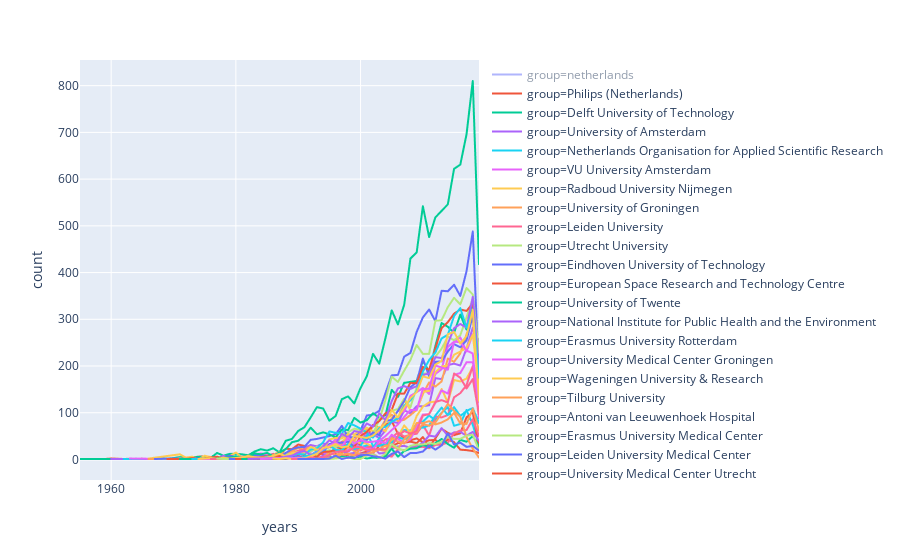

The code cell stored with this chart in its notebook:
### Code cell
px.line(seed, x="years", y="count", color="group")

### Figure 1 — Plotly figure (JSON) as saved in the notebook; plotly's stock layout.template omitted (floating-point values rounded to 4 significant figures)
{"data": [{"hoverlabel": {"namelength": 0}, "hovertemplate": "group=netherlands<br>years=%{x}<br>count=%{y}", "legendgroup": "group=netherlands", "line": {"color": "#636efa", "dash": "solid"}, "mode": "lines", "name": "group=netherlands", "showlegend": true, "type": "scattergl", "uid": "184b3399-b4db-443e-9f38-a27b0a30d16a", "visible": "legendonly", "x": [1934, 1935, 1938, 1939, 1944, 1947, 1948, 1949, 1950, 1951, 1952, 1953, 1954, 1955, 1956, 1957, 1958, 1959, 1960, 1961, 1962, 1963, 1964, 1965, 1966, 1967, 1968, 1969, 1970, 1971, 1972, 1973, 1974, 1975, 1976, 1977, 1978, 1979, 1980, 1981, 1982, 1983, 1984, 1985, 1986, 1987, 1988, 1989, 1990, 1991, 1992, 1993, 1994, 1995, 1996, 1997, 1998, 1999, 2000, 2001, 2002, 2003, 2004, 2005, 2006, 2007, 2008, 2009, 2010, 2011, 2012, 2013, 2014, 2015, 2016, 2017, 2018, 2019], "xaxis": "x", "y": [1, 1, 3, 1, 1, 2, 3, 2, 2, 3, 6, 2, 2, 5, 3, 4, 8, 9, 8, 5, 8, 11, 14, 11, 10, 18, 10, 10, 22, 45, 38, 47, 31, 54, 72, 79, 74, 86, 98, 105, 98, 161, 180, 169, 230, 215, 298, 398, 455, 528, 691, 809, 954, 1026, 1122, 1198, 1393, 1383, 1510, 1667, 1775, 1841, 2127, 2576, 2692, 2960, 3254, 3468, 4042, 3981, 4421, 4923, 5085, 5362, 5483, 5973, 6631, 3397], "yaxis": "y"}, {"hoverlabel": {"namelength": 0}, "hovertemplate": "group=Philips (Netherlands)<br>years=%{x}<br>count=%{y}", "legendgroup": "group=Philips (Netherlands)", "line": {"color": "#EF553B", "dash": "solid"}, "mode": "lines", "name": "group=Philips (Netherlands)", "showlegend": true, "type": "scattergl", "uid": "c3546eba-bbf9-414b-ba1f-13351a523fa1", "x": [1955, 1959, 1960, 1962, 1965, 1966, 1968, 1970, 1971, 1972, 1973, 1974, 1975, 1976, 1977, 1978, 1979, 1980, 1981, 1982, 1983, 1984, 1985, 1986, 1987, 1988, 1989, 1990, 1991, 1992, 1993, 1994, 1995, 1996, 1997, 1998, 1999, 2000, 2001, 2002, 2003, 2004, 2005, 2006, 2007, 2008, 2009, 2010, 2011, 2012, 2013, 2014, 2015, 2016, 2017, 2018, 2019], "xaxis": "x", "y": [1, 1, 2, 1, 2, 1, 1, 2, 2, 3, 4, 6, 7, 3, 5, 3, 1, 3, 1, 7, 4, 7, 7, 12, 9, 23, 22, 32, 29, 21, 20, 24, 26, 27, 23, 31, 36, 31, 46, 74, 67, 74, 82, 55, 47, 41, 45, 37, 41, 42, 30, 43, 37, 21, 20, 18, 14], "yaxis": "y"}, {"hoverlabel": {"namelength": 0}, "hovertemplate": "group=Delft University of Technology<br>years=%{x}<br>count=%{y}", "legendgroup": "group=Delft University of Technology", "line": {"color": "#00cc96", "dash": "solid"}, "mode": "lines", "name": "group=Delft University of Technology", "showlegend": true, "type": "scattergl", "uid": "ba9016b2-e857-432b-ab4b-a9f6544b75a2", "x": [1955, 1956, 1958, 1963, 1964, 1965, 1967, 1969, 1970, 1971, 1972, 1973, 1975, 1976, 1977, 1978, 1979, 1980, 1981, 1982, 1983, 1984, 1985, 1986, 1987, 1988, 1989, 1990, 1991, 1992, 1993, 1994, 1995, 1996, 1997, 1998, 1999, 2000, 2001, 2002, 2003, 2004, 2005, 2006, 2007, 2008, 2009, 2010, 2011, 2012, 2013, 2014, 2015, 2016, 2017, 2018, 2019], "xaxis": "x", "y": [1, 1, 1, 1, 2, 1, 1, 2, 3, 5, 3, 5, 6, 4, 14, 8, 12, 12, 11, 9, 17, 22, 19, 24, 15, 40, 44, 61, 69, 90, 112, 109, 83, 93, 129, 135, 120, 153, 178, 226, 205, 260, 319, 289, 331, 430, 443, 542, 476, 518, 532, 546, 622, 631, 696, 810, 418], "yaxis": "y"}, {"hoverlabel": {"namelength": 0}, "hovertemplate": "group=University of Amsterdam<br>years=%{x}<br>count=%{y}", "legendgroup": "group=University of Amsterdam", "line": {"color": "#ab63fa", "dash": "solid"}, "mode": "lines", "name": "group=University of Amsterdam", "showlegend": true, "type": "scattergl", "uid": "9f55255d-ecea-4095-946d-c7f1b7b10321", "x": [1960, 1968, 1970, 1973, 1974, 1975, 1976, 1977, 1978, 1979, 1980, 1981, 1982, 1983, 1984, 1985, 1986, 1987, 1988, 1989, 1990, 1991, 1992, 1993, 1994, 1995, 1996, 1997, 1998, 1999, 2000, 2001, 2002, 2003, 2004, 2005, 2006, 2007, 2008, 2009, 2010, 2011, 2012, 2013, 2014, 2015, 2016, 2017, 2018, 2019], "xaxis": "x", "y": [1, 1, 2, 1, 1, 1, 5, 2, 8, 3, 3, 4, 5, 4, 6, 8, 11, 12, 10, 16, 8, 25, 31, 28, 35, 28, 43, 51, 45, 28, 38, 57, 54, 46, 62, 81, 78, 105, 99, 114, 114, 116, 174, 172, 202, 205, 201, 238, 282, 253], "yaxis": "y"}, {"hoverlabel": {"namelength": 0}, "hovertemplate": "group=Netherlands Organisation for Applied Scientific Research<br>years=%{x}<br>count=%{y}", "legendgroup": "group=Netherlands Organisation for Applied Scientific Research", "line": {"color": "#19d3f3", "dash": "solid"}, "mode": "lines", "name": "group=Netherlands Organisation for Applied Scientific Research", "showlegend": true, "type": "scattergl", "uid": "67074706-e483-4467-9487-d88ec859453d", "x": [1962, 1964, 1967, 1971, 1974, 1975, 1978, 1979, 1980, 1981, 1982, 1983, 1984, 1985, 1986, 1987, 1988, 1989, 1990, 1991, 1992, 1993, 1994, 1995, 1996, 1997, 1998, 1999, 2000, 2001, 2002, 2003, 2004, 2005, 2006, 2007, 2008, 2009, 2010, 2011, 2012, 2013, 2014, 2015, 2016, 2017, 2018, 2019], "xaxis": "x", "y": [1, 1, 2, 2, 1, 1, 1, 1, 1, 6, 1, 2, 6, 2, 9, 3, 7, 4, 6, 7, 9, 18, 19, 10, 28, 27, 33, 18, 26, 30, 25, 46, 33, 48, 48, 63, 62, 75, 81, 94, 84, 100, 112, 72, 76, 106, 74, 31], "yaxis": "y"}, {"hoverlabel": {"namelength": 0}, "hovertemplate": "group=VU University Amsterdam<br>years=%{x}<br>count=%{y}", "legendgroup": "group=VU University Amsterdam", "line": {"color": "#e763fa", "dash": "solid"}, "mode": "lines", "name": "group=VU University Amsterdam", "showlegend": true, "type": "scattergl", "uid": "422ecc96-be6d-40d8-9695-d7e5c14ad378", "x": [1963, 1971, 1975, 1977, 1978, 1979, 1980, 1981, 1982, 1983, 1984, 1985, 1986, 1987, 1988, 1989, 1990, 1991, 1992, 1993, 1994, 1995, 1996, 1997, 1998, 1999, 2000, 2001, 2002, 2003, 2004, 2005, 2006, 2007, 2008, 2009, 2010, 2011, 2012, 2013, 2014, 2015, 2016, 2017, 2018, 2019], "xaxis": "x", "y": [2, 1, 1, 2, 2, 4, 2, 6, 6, 10, 13, 11, 7, 13, 12, 11, 14, 16, 16, 27, 25, 30, 43, 30, 45, 47, 56, 53, 48, 58, 64, 86, 104, 102, 136, 144, 153, 140, 183, 193, 241, 252, 261, 231, 268, 192], "yaxis": "y"}, {"hoverlabel": {"namelength": 0}, "hovertemplate": "group=Radboud University Nijmegen<br>years=%{x}<br>count=%{y}", "legendgroup": "group=Radboud University Nijmegen", "line": {"color": "#FECB52", "dash": "solid"}, "mode": "lines", "name": "group=Radboud University Nijmegen", "showlegend": true, "type": "scattergl", "uid": "4d8dedf1-8423-46ef-ac6c-d017d941b7e2", "x": [1966, 1971, 1972, 1973, 1974, 1975, 1976, 1977, 1978, 1979, 1980, 1981, 1982, 1983, 1984, 1985, 1986, 1987, 1988, 1989, 1990, 1991, 1992, 1993, 1994, 1995, 1996, 1997, 1998, 1999, 2000, 2001, 2002, 2003, 2004, 2005, 2006, 2007, 2008, 2009, 2010, 2011, 2012, 2013, 2014, 2015, 2016, 2017, 2018, 2019], "xaxis": "x", "y": [2, 11, 4, 6, 1, 8, 5, 1, 3, 7, 15, 4, 5, 4, 10, 4, 10, 14, 6, 17, 16, 15, 18, 22, 29, 32, 26, 37, 51, 38, 35, 34, 27, 31, 28, 42, 48, 73, 57, 93, 113, 122, 124, 151, 122, 170, 167, 173, 198, 95], "yaxis": "y"}, {"hoverlabel": {"namelength": 0}, "hovertemplate": "group=University of Groningen<br>years=%{x}<br>count=%{y}", "legendgroup": "group=University of Groningen", "line": {"color": "#FFA15A", "dash": "solid"}, "mode": "lines", "name": "group=University of Groningen", "showlegend": true, "type": "scattergl", "uid": "bf9a0c75-7f0e-4cc9-9656-8736abb4070c", "x": [1966, 1967, 1970, 1971, 1972, 1973, 1974, 1975, 1976, 1977, 1978, 1979, 1980, 1981, 1982, 1983, 1984, 1985, 1986, 1987, 1988, 1989, 1990, 1991, 1992, 1993, 1994, 1995, 1996, 1997, 1998, 1999, 2000, 2001, 2002, 2003, 2004, 2005, 2006, 2007, 2008, 2009, 2010, 2011, 2012, 2013, 2014, 2015, 2016, 2017, 2018, 2019], "xaxis": "x", "y": [1, 1, 1, 3, 1, 1, 1, 2, 1, 2, 4, 1, 3, 4, 8, 8, 4, 8, 10, 16, 12, 18, 25, 21, 27, 22, 29, 26, 38, 31, 48, 40, 58, 63, 61, 62, 85, 96, 82, 85, 95, 106, 140, 165, 156, 167, 216, 209, 227, 268, 304, 123], "yaxis": "y"}, {"hoverlabel": {"namelength": 0}, "hovertemplate": "group=Leiden University<br>years=%{x}<br>count=%{y}", "legendgroup": "group=Leiden University", "line": {"color": "#FF6692", "dash": "solid"}, "mode": "lines", "name": "group=Leiden University", "showlegend": true, "type": "scattergl", "uid": "e516d763-283e-4bcc-a6ca-79a4ee19f53a", "x": [1967, 1968, 1970, 1971, 1973, 1974, 1975, 1976, 1978, 1979, 1981, 1982, 1984, 1985, 1986, 1987, 1988, 1989, 1990, 1991, 1992, 1993, 1994, 1995, 1996, 1997, 1998, 1999, 2000, 2001, 2002, 2003, 2004, 2005, 2006, 2007, 2008, 2009, 2010, 2011, 2012, 2013, 2014, 2015, 2016, 2017, 2018, 2019], "xaxis": "x", "y": [1, 1, 1, 1, 2, 1, 1, 1, 1, 4, 6, 1, 6, 3, 4, 6, 9, 13, 19, 21, 21, 23, 26, 29, 29, 38, 28, 22, 19, 26, 28, 32, 43, 46, 58, 49, 53, 55, 74, 51, 92, 90, 95, 133, 142, 159, 200, 88], "yaxis": "y"}, {"hoverlabel": {"namelength": 0}, "hovertemplate": "group=Utrecht University<br>years=%{x}<br>count=%{y}", "legendgroup": "group=Utrecht University", "line": {"color": "#B6E880", "dash": "solid"}, "mode": "lines", "name": "group=Utrecht University", "showlegend": true, "type": "scattergl", "uid": "e4942b5d-ab19-432a-9493-2a992e9b205e", "x": [1967, 1973, 1975, 1976, 1977, 1978, 1979, 1980, 1981, 1983, 1984, 1985, 1986, 1987, 1988, 1989, 1990, 1991, 1992, 1993, 1994, 1995, 1996, 1997, 1998, 1999, 2000, 2001, 2002, 2003, 2004, 2005, 2006, 2007, 2008, 2009, 2010, 2011, 2012, 2013, 2014, 2015, 2016, 2017, 2018, 2019], "xaxis": "x", "y": [1, 1, 3, 1, 2, 2, 6, 1, 5, 7, 5, 5, 8, 6, 10, 13, 15, 14, 17, 27, 28, 29, 27, 52, 58, 66, 63, 61, 73, 86, 88, 104, 108, 130, 112, 154, 184, 184, 220, 237, 263, 255, 266, 304, 345, 199], "yaxis": "y"}, {"hoverlabel": {"namelength": 0}, "hovertemplate": "group=Eindhoven University of Technology<br>years=%{x}<br>count=%{y}", "legendgroup": "group=Eindhoven University of Technology", "line": {"color": "#636efa", "dash": "solid"}, "mode": "lines", "name": "group=Eindhoven University of Technology", "showlegend": true, "type": "scattergl", "uid": "b72454a3-ff74-4a56-ad1e-c80983217763", "x": [1967, 1970, 1972, 1973, 1975, 1976, 1977, 1978, 1979, 1980, 1981, 1982, 1983, 1984, 1985, 1986, 1987, 1988, 1989, 1990, 1991, 1992, 1993, 1994, 1995, 1996, 1997, 1998, 1999, 2000, 2001, 2002, 2003, 2004, 2005, 2006, 2007, 2008, 2009, 2010, 2011, 2012, 2013, 2014, 2015, 2016, 2017, 2018, 2019], "xaxis": "x", "y": [1, 2, 1, 3, 2, 3, 1, 3, 8, 6, 5, 6, 9, 8, 7, 8, 5, 14, 22, 26, 27, 42, 44, 47, 50, 54, 72, 47, 48, 62, 94, 96, 104, 142, 180, 181, 220, 228, 273, 304, 321, 296, 361, 360, 374, 350, 403, 488, 179], "yaxis": "y"}, {"hoverlabel": {"namelength": 0}, "hovertemplate": "group=European Space Research and Technology Centre<br>years=%{x}<br>count=%{y}", "legendgroup": "group=European Space Research and Technology Centre", "line": {"color": "#EF553B", "dash": "solid"}, "mode": "lines", "name": "group=European Space Research and Technology Centre", "showlegend": true, "type": "scattergl", "uid": "b14882c6-9850-4030-bf15-dbf76e8fe975", "x": [1969, 1972, 1973, 1974, 1976, 1977, 1978, 1979, 1980, 1981, 1982, 1983, 1984, 1985, 1986, 1987, 1988, 1989, 1990, 1991, 1992, 1993, 1994, 1995, 1996, 1997, 1998, 1999, 2000, 2001, 2002, 2003, 2004, 2005, 2006, 2007, 2008, 2009, 2010, 2011, 2012, 2013, 2014, 2015, 2016, 2017, 2018, 2019], "xaxis": "x", "y": [1, 1, 3, 1, 4, 6, 2, 1, 6, 1, 3, 4, 5, 7, 6, 7, 7, 6, 7, 6, 10, 12, 12, 12, 12, 8, 10, 12, 13, 17, 14, 29, 32, 28, 35, 36, 38, 35, 48, 27, 45, 66, 57, 52, 56, 90, 101, 25], "yaxis": "y"}, {"hoverlabel": {"namelength": 0}, "hovertemplate": "group=University of Twente<br>years=%{x}<br>count=%{y}", "legendgroup": "group=University of Twente", "line": {"color": "#00cc96", "dash": "solid"}, "mode": "lines", "name": "group=University of Twente", "showlegend": true, "type": "scattergl", "uid": "6f9aec05-a6d1-4afa-a0ec-7d7c2d38737c", "x": [1971, 1973, 1975, 1976, 1977, 1978, 1979, 1980, 1981, 1982, 1983, 1984, 1985, 1986, 1987, 1988, 1989, 1990, 1991, 1992, 1993, 1994, 1995, 1996, 1997, 1998, 1999, 2000, 2001, 2002, 2003, 2004, 2005, 2006, 2007, 2008, 2009, 2010, 2011, 2012, 2013, 2014, 2015, 2016, 2017, 2018, 2019], "xaxis": "x", "y": [1, 1, 2, 3, 2, 4, 4, 7, 4, 4, 13, 11, 14, 7, 15, 22, 37, 40, 51, 68, 54, 58, 54, 47, 64, 63, 89, 79, 84, 99, 89, 95, 149, 134, 164, 166, 168, 211, 188, 243, 292, 284, 271, 310, 278, 342, 168], "yaxis": "y"}, {"hoverlabel": {"namelength": 0}, "hovertemplate": "group=National Institute for Public Health and the Environment<br>years=%{x}<br>count=%{y}", "legendgroup": "group=National Institute for Public Health and the Environment", "line": {"color": "#ab63fa", "dash": "solid"}, "mode": "lines", "name": "group=National Institute for Public Health and the Environment", "showlegend": true, "type": "scattergl", "uid": "b0c7af0d-1498-4f01-91f7-9e77174b5f53", "x": [1973, 1978, 1983, 1985, 1986, 1988, 1989, 1990, 1991, 1992, 1993, 1994, 1995, 1996, 1997, 1998, 1999, 2000, 2001, 2002, 2003, 2004, 2005, 2006, 2007, 2008, 2009, 2010, 2011, 2012, 2013, 2014, 2015, 2016, 2017, 2018, 2019], "xaxis": "x", "y": [1, 1, 1, 1, 3, 1, 2, 2, 4, 2, 2, 8, 16, 8, 18, 12, 14, 12, 13, 26, 13, 14, 23, 28, 29, 25, 29, 36, 51, 49, 67, 51, 58, 59, 51, 59, 40], "yaxis": "y"}, {"hoverlabel": {"namelength": 0}, "hovertemplate": "group=Erasmus University Rotterdam<br>years=%{x}<br>count=%{y}", "legendgroup": "group=Erasmus University Rotterdam", "line": {"color": "#19d3f3", "dash": "solid"}, "mode": "lines", "name": "group=Erasmus University Rotterdam", "showlegend": true, "type": "scattergl", "uid": "7b2b3871-3341-4cd0-b4c5-0f4f310cc326", "x": [1973, 1976, 1978, 1979, 1980, 1981, 1982, 1983, 1984, 1985, 1986, 1987, 1988, 1989, 1990, 1991, 1992, 1993, 1994, 1995, 1996, 1997, 1998, 1999, 2000, 2001, 2002, 2003, 2004, 2005, 2006, 2007, 2008, 2009, 2010, 2011, 2012, 2013, 2014, 2015, 2016, 2017, 2018, 2019], "xaxis": "x", "y": [1, 1, 1, 2, 3, 5, 3, 2, 2, 6, 4, 3, 7, 7, 12, 11, 21, 24, 37, 60, 57, 55, 78, 73, 66, 58, 29, 29, 34, 36, 48, 43, 49, 69, 68, 73, 94, 111, 95, 112, 93, 104, 110, 78], "yaxis": "y"}, {"hoverlabel": {"namelength": 0}, "hovertemplate": "group=University Medical Center Groningen<br>years=%{x}<br>count=%{y}", "legendgroup": "group=University Medical Center Groningen", "line": {"color": "#e763fa", "dash": "solid"}, "mode": "lines", "name": "group=University Medical Center Groningen", "showlegend": true, "type": "scattergl", "uid": "320a93b0-701d-4e7f-9d1e-713454a64660", "x": [1974, 1975, 1976, 1978, 1981, 1982, 1985, 1987, 1988, 1989, 1990, 1991, 1992, 1993, 1994, 1995, 1996, 1997, 1998, 1999, 2000, 2001, 2002, 2003, 2004, 2005, 2006, 2007, 2008, 2009, 2010, 2011, 2012, 2013, 2014, 2015, 2016, 2017, 2018, 2019], "xaxis": "x", "y": [1, 1, 1, 1, 1, 1, 1, 1, 1, 5, 2, 2, 10, 15, 14, 16, 20, 16, 20, 31, 28, 23, 22, 39, 35, 53, 44, 36, 43, 70, 96, 97, 121, 148, 141, 181, 185, 208, 208, 138], "yaxis": "y"}, {"hoverlabel": {"namelength": 0}, "hovertemplate": "group=Wageningen University & Research<br>years=%{x}<br>count=%{y}", "legendgroup": "group=Wageningen University & Research", "line": {"color": "#FECB52", "dash": "solid"}, "mode": "lines", "name": "group=Wageningen University & Research", "showlegend": true, "type": "scattergl", "uid": "4e68c866-8519-4977-9fac-70cf14753ff0", "x": [1974, 1976, 1977, 1978, 1979, 1980, 1981, 1982, 1983, 1984, 1985, 1986, 1987, 1988, 1989, 1990, 1991, 1992, 1993, 1994, 1995, 1996, 1997, 1998, 1999, 2000, 2001, 2002, 2003, 2004, 2005, 2006, 2007, 2008, 2009, 2010, 2011, 2012, 2013, 2014, 2015, 2016, 2017, 2018, 2019], "xaxis": "x", "y": [1, 3, 1, 4, 2, 3, 5, 7, 5, 4, 4, 8, 12, 7, 14, 16, 15, 27, 21, 21, 43, 46, 45, 54, 54, 61, 68, 60, 70, 60, 90, 88, 127, 106, 105, 144, 147, 187, 199, 201, 224, 231, 239, 267, 154], "yaxis": "y"}, {"hoverlabel": {"namelength": 0}, "hovertemplate": "group=Tilburg University<br>years=%{x}<br>count=%{y}", "legendgroup": "group=Tilburg University", "line": {"color": "#FFA15A", "dash": "solid"}, "mode": "lines", "name": "group=Tilburg University", "showlegend": true, "type": "scattergl", "uid": "e7e80280-be04-4e04-8879-446c4a5b1700", "x": [1976, 1978, 1979, 1980, 1981, 1982, 1985, 1986, 1987, 1988, 1989, 1990, 1991, 1992, 1993, 1994, 1995, 1996, 1997, 1998, 1999, 2000, 2001, 2002, 2003, 2004, 2005, 2006, 2007, 2008, 2009, 2010, 2011, 2012, 2013, 2014, 2015, 2016, 2017, 2018, 2019], "xaxis": "x", "y": [1, 1, 2, 1, 1, 3, 2, 4, 3, 4, 3, 3, 2, 7, 5, 4, 15, 10, 14, 27, 18, 10, 12, 16, 21, 18, 46, 38, 34, 49, 78, 78, 82, 75, 79, 86, 100, 77, 76, 109, 62], "yaxis": "y"}, {"hoverlabel": {"namelength": 0}, "hovertemplate": "group=Antoni van Leeuwenhoek Hospital<br>years=%{x}<br>count=%{y}", "legendgroup": "group=Antoni van Leeuwenhoek Hospital", "line": {"color": "#FF6692", "dash": "solid"}, "mode": "lines", "name": "group=Antoni van Leeuwenhoek Hospital", "showlegend": true, "type": "scattergl", "uid": "99fb6240-3f58-4407-ae64-c6a9943dbfc8", "x": [1976, 1979, 1980, 1982, 1987, 1989, 1990, 1991, 1992, 1993, 1994, 1995, 1996, 1997, 1998, 1999, 2000, 2001, 2002, 2003, 2004, 2005, 2006, 2007, 2008, 2009, 2010, 2011, 2012, 2013, 2014, 2015, 2016, 2017, 2018, 2019], "xaxis": "x", "y": [1, 1, 1, 1, 1, 2, 2, 2, 3, 1, 2, 5, 3, 11, 3, 10, 8, 8, 12, 4, 10, 6, 22, 20, 23, 26, 27, 24, 31, 32, 36, 56, 62, 63, 86, 50], "yaxis": "y"}, {"hoverlabel": {"namelength": 0}, "hovertemplate": "group=Erasmus University Medical Center<br>years=%{x}<br>count=%{y}", "legendgroup": "group=Erasmus University Medical Center", "line": {"color": "#B6E880", "dash": "solid"}, "mode": "lines", "name": "group=Erasmus University Medical Center", "showlegend": true, "type": "scattergl", "uid": "c0241861-7c86-4e80-acf3-56100723b5da", "x": [1977, 1978, 1982, 1984, 1985, 1988, 1989, 1990, 1991, 1992, 1993, 1994, 1995, 1996, 1997, 1998, 1999, 2000, 2001, 2002, 2003, 2004, 2005, 2006, 2007, 2008, 2009, 2010, 2011, 2012, 2013, 2014, 2015, 2016, 2017, 2018, 2019], "xaxis": "x", "y": [2, 1, 1, 2, 1, 2, 4, 3, 4, 12, 9, 16, 20, 17, 20, 30, 36, 42, 41, 56, 84, 128, 177, 166, 190, 213, 245, 226, 226, 297, 298, 326, 346, 332, 367, 353, 229], "yaxis": "y"}, {"hoverlabel": {"namelength": 0}, "hovertemplate": "group=Leiden University Medical Center<br>years=%{x}<br>count=%{y}", "legendgroup": "group=Leiden University Medical Center", "line": {"color": "#636efa", "dash": "solid"}, "mode": "lines", "name": "group=Leiden University Medical Center", "showlegend": true, "type": "scattergl", "uid": "ff0f46bb-f68a-4b97-871e-345a43b5ffab", "x": [1979, 1981, 1986, 1988, 1989, 1990, 1991, 1992, 1993, 1994, 1995, 1996, 1997, 1998, 1999, 2000, 2001, 2002, 2003, 2004, 2005, 2006, 2007, 2008, 2009, 2010, 2011, 2012, 2013, 2014, 2015, 2016, 2017, 2018, 2019], "xaxis": "x", "y": [1, 1, 2, 3, 5, 6, 7, 9, 13, 15, 33, 35, 36, 38, 27, 49, 42, 58, 52, 82, 85, 104, 125, 155, 165, 216, 178, 209, 210, 231, 247, 240, 255, 308, 189], "yaxis": "y"}, {"hoverlabel": {"namelength": 0}, "hovertemplate": "group=University Medical Center Utrecht<br>years=%{x}<br>count=%{y}", "legendgroup": "group=University Medical Center Utrecht", "line": {"color": "#EF553B", "dash": "solid"}, "mode": "lines", "name": "group=University Medical Center Utrecht", "showlegend": true, "type": "scattergl", "uid": "4173237b-6dbe-49e4-b6b3-a4e8a9d4dacc", "x": [1980, 1985, 1987, 1988, 1989, 1990, 1991, 1992, 1993, 1994, 1995, 1996, 1997, 1998, 1999, 2000, 2001, 2002, 2003, 2004, 2005, 2006, 2007, 2008, 2009, 2010, 2011, 2012, 2013, 2014, 2015, 2016, 2017, 2018, 2019], "xaxis": "x", "y": [1, 1, 1, 1, 3, 2, 8, 8, 6, 16, 17, 20, 17, 29, 27, 50, 59, 73, 82, 99, 106, 141, 141, 164, 163, 198, 192, 238, 281, 294, 312, 321, 318, 334, 175], "yaxis": "y"}, {"hoverlabel": {"namelength": 0}, "hovertemplate": "group=Sophia Children's Hospital<br>years=%{x}<br>count=%{y}", "legendgroup": "group=Sophia Children's Hospital", "line": {"color": "#00cc96", "dash": "solid"}, "mode": "lines", "name": "group=Sophia Children's Hospital", "showlegend": true, "type": "scattergl", "uid": "4459d685-0d4e-4166-8a5a-c1f7a01cbc5c", "x": [1981, 1993, 1994, 1995, 1996, 1997, 1998, 1999, 2000, 2001, 2002, 2003, 2004, 2005, 2006, 2007, 2008, 2009, 2010, 2011, 2012, 2013, 2014, 2015, 2016, 2017, 2018, 2019], "xaxis": "x", "y": [1, 3, 2, 6, 3, 6, 5, 4, 6, 2, 4, 3, 7, 23, 6, 18, 23, 24, 31, 27, 35, 44, 33, 25, 42, 38, 50, 28], "yaxis": "y"}, {"hoverlabel": {"namelength": 0}, "hovertemplate": "group=Maastricht University<br>years=%{x}<br>count=%{y}", "legendgroup": "group=Maastricht University", "line": {"color": "#ab63fa", "dash": "solid"}, "mode": "lines", "name": "group=Maastricht University", "showlegend": true, "type": "scattergl", "uid": "4238fe45-4fbf-414f-a7e7-20e7d2cf0870", "x": [1982, 1986, 1987, 1988, 1989, 1990, 1991, 1992, 1993, 1994, 1995, 1996, 1997, 1998, 1999, 2000, 2001, 2002, 2003, 2004, 2005, 2006, 2007, 2008, 2009, 2010, 2011, 2012, 2013, 2014, 2015, 2016, 2017, 2018, 2019], "xaxis": "x", "y": [1, 3, 3, 6, 8, 15, 18, 10, 14, 28, 41, 33, 55, 47, 61, 58, 77, 70, 99, 84, 125, 152, 157, 151, 157, 181, 184, 219, 217, 248, 281, 290, 282, 348, 194], "yaxis": "y"}, {"hoverlabel": {"namelength": 0}, "hovertemplate": "group=Radboud University Nijmegen Medical Centre<br>years=%{x}<br>count=%{y}", "legendgroup": "group=Radboud University Nijmegen Medical Centre", "line": {"color": "#19d3f3", "dash": "solid"}, "mode": "lines", "name": "group=Radboud University Nijmegen Medical Centre", "showlegend": true, "type": "scattergl", "uid": "9ffba66f-f5ac-4d07-bd93-85fc640fa494", "x": [1984, 1988, 1989, 1990, 1991, 1992, 1993, 1994, 1995, 1996, 1997, 1998, 1999, 2000, 2001, 2002, 2003, 2004, 2005, 2006, 2007, 2008, 2009, 2010, 2011, 2012, 2013, 2014, 2015, 2016, 2017, 2018, 2019], "xaxis": "x", "y": [1, 2, 4, 1, 7, 8, 14, 20, 30, 21, 19, 34, 22, 29, 51, 47, 67, 70, 81, 88, 115, 127, 146, 188, 213, 229, 259, 267, 307, 324, 282, 319, 175], "yaxis": "y"}, {"hoverlabel": {"namelength": 0}, "hovertemplate": "group=Academic Medical Center<br>years=%{x}<br>count=%{y}", "legendgroup": "group=Academic Medical Center", "line": {"color": "#e763fa", "dash": "solid"}, "mode": "lines", "name": "group=Academic Medical Center", "showlegend": true, "type": "scattergl", "uid": "d27a5019-6d19-4337-90a2-03b6cadb7ca4", "x": [1984, 1986, 1987, 1989, 1990, 1991, 1992, 1993, 1994, 1995, 1996, 1997, 1998, 1999, 2000, 2001, 2002, 2003, 2004, 2005, 2006, 2007, 2008, 2009, 2010, 2011, 2012, 2013, 2014, 2015, 2016, 2017, 2018, 2019], "xaxis": "x", "y": [1, 2, 3, 3, 4, 3, 5, 13, 22, 30, 36, 28, 47, 34, 42, 37, 38, 40, 50, 63, 75, 91, 106, 106, 151, 151, 201, 197, 192, 252, 251, 233, 227, 91], "yaxis": "y"}, {"hoverlabel": {"namelength": 0}, "hovertemplate": "group=VU University Medical Center<br>years=%{x}<br>count=%{y}", "legendgroup": "group=VU University Medical Center", "line": {"color": "#FECB52", "dash": "solid"}, "mode": "lines", "name": "group=VU University Medical Center", "showlegend": true, "type": "scattergl", "uid": "8ff9758d-7cdb-42bd-bfc4-36575c01b272", "x": [1986, 1987, 1988, 1989, 1990, 1991, 1992, 1993, 1994, 1995, 1996, 1997, 1998, 1999, 2000, 2001, 2002, 2003, 2004, 2005, 2006, 2007, 2008, 2009, 2010, 2011, 2012, 2013, 2014, 2015, 2016, 2017, 2018, 2019], "xaxis": "x", "y": [2, 1, 3, 1, 2, 2, 7, 12, 25, 27, 33, 26, 28, 51, 48, 46, 51, 63, 78, 106, 90, 111, 131, 144, 178, 174, 203, 211, 268, 273, 248, 264, 320, 126], "yaxis": "y"}, {"hoverlabel": {"namelength": 0}, "hovertemplate": "group=EMGO Institute for Health and Care Research<br>years=%{x}<br>count=%{y}", "legendgroup": "group=EMGO Institute for Health and Care Research", "line": {"color": "#FFA15A", "dash": "solid"}, "mode": "lines", "name": "group=EMGO Institute for Health and Care Research", "showlegend": true, "type": "scattergl", "uid": "0a4be0e0-7def-45dd-9814-cf4d37cabf8e", "x": [1989, 1993, 1994, 1995, 1996, 1997, 1998, 1999, 2000, 2001, 2002, 2003, 2004, 2005, 2006, 2007, 2008, 2009, 2010, 2011, 2012, 2013, 2014, 2015, 2016, 2017, 2018, 2019], "xaxis": "x", "y": [1, 1, 1, 4, 5, 11, 12, 9, 23, 20, 20, 22, 30, 29, 23, 43, 57, 59, 76, 72, 79, 99, 119, 104, 91, 48, 23, 4], "yaxis": "y"}, {"hoverlabel": {"namelength": 0}, "hovertemplate": "group=Maastricht University Medical Centre<br>years=%{x}<br>count=%{y}", "legendgroup": "group=Maastricht University Medical Centre", "line": {"color": "#FF6692", "dash": "solid"}, "mode": "lines", "name": "group=Maastricht University Medical Centre", "showlegend": true, "type": "scattergl", "uid": "55959377-d1e0-436e-9e39-4caffdc03a34", "x": [1989, 1991, 1992, 1993, 1994, 1995, 1996, 1997, 1998, 1999, 2000, 2001, 2002, 2003, 2004, 2005, 2006, 2007, 2008, 2009, 2010, 2011, 2012, 2013, 2014, 2015, 2016, 2017, 2018, 2019], "xaxis": "x", "y": [1, 1, 4, 2, 5, 9, 16, 18, 17, 26, 27, 19, 22, 22, 22, 28, 50, 61, 55, 61, 94, 97, 123, 127, 122, 184, 175, 152, 172, 97], "yaxis": "y"}, {"hoverlabel": {"namelength": 0}, "hovertemplate": "group=Open University in the Netherlands<br>years=%{x}<br>count=%{y}", "legendgroup": "group=Open University in the Netherlands", "line": {"color": "#B6E880", "dash": "solid"}, "mode": "lines", "name": "group=Open University in the Netherlands", "showlegend": true, "type": "scattergl", "uid": "4845ccd1-1e52-4399-95e4-069cf94152d2", "x": [1990, 1991, 1992, 1993, 1995, 1996, 1997, 1998, 1999, 2000, 2001, 2002, 2003, 2004, 2005, 2006, 2007, 2008, 2009, 2010, 2011, 2012, 2013, 2014, 2015, 2016, 2017, 2018, 2019], "xaxis": "x", "y": [1, 2, 1, 1, 1, 2, 3, 4, 1, 1, 8, 11, 3, 12, 33, 24, 19, 29, 32, 32, 35, 33, 38, 48, 44, 44, 51, 53, 19], "yaxis": "y"}, {"hoverlabel": {"namelength": 0}, "hovertemplate": "group=Netherlands Institute for Health Services Research<br>years=%{x}<br>count=%{y}", "legendgroup": "group=Netherlands Institute for Health Services Research", "line": {"color": "#636efa", "dash": "solid"}, "mode": "lines", "name": "group=Netherlands Institute for Health Services Research", "showlegend": true, "type": "scattergl", "uid": "fcb81669-0f55-4966-a2fd-854d1e93f413", "x": [1990, 1994, 1995, 1996, 1997, 1998, 1999, 2000, 2001, 2002, 2003, 2004, 2005, 2006, 2007, 2008, 2009, 2010, 2011, 2012, 2013, 2014, 2015, 2016, 2017, 2018, 2019], "xaxis": "x", "y": [1, 1, 2, 8, 1, 4, 3, 9, 10, 7, 5, 2, 12, 17, 5, 14, 14, 17, 30, 21, 30, 56, 32, 36, 27, 29, 19], "yaxis": "y"}], "layout": {"autosize": true, "grid": {"xaxes": ["x"], "xgap": 0.1, "xside": "bottom", "yaxes": ["y"], "ygap": 0.1, "yside": "left"}, "legend": {"tracegroupgap": 0}, "margin": {"t": 60}, "xaxis": {"autorange": true, "range": [1955, 2019], "title": {"text": "years"}, "type": "linear"}, "yaxis": {"autorange": true, "range": [-43.94, 854.9], "title": {"text": "count"}, "type": "linear"}}}
